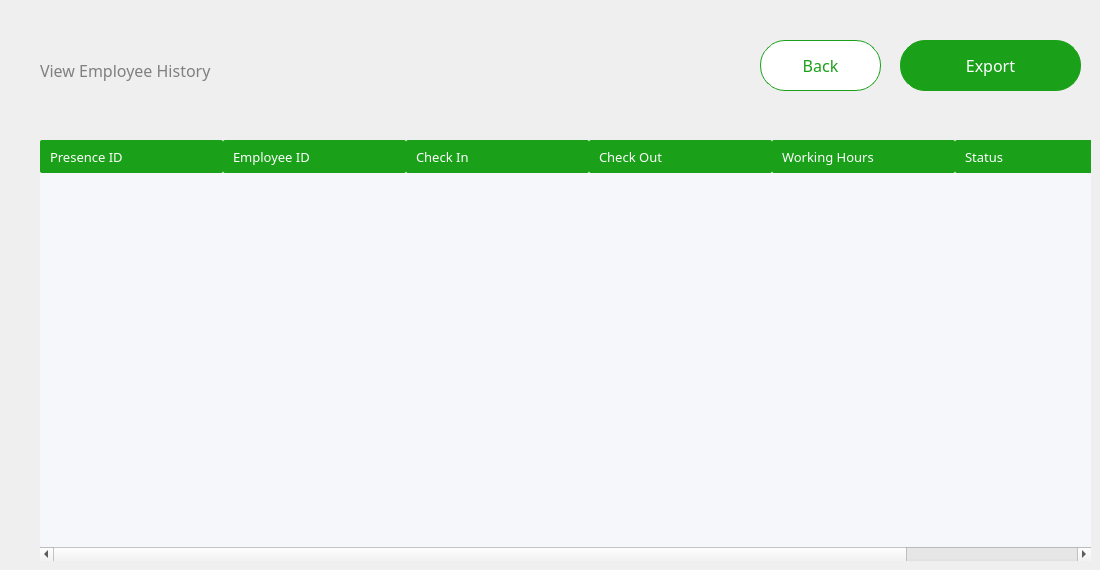
     <widget class="QWidget" name="history">
      <widget class="QLabel" name="txt_2">
       <property name="geometry">
        <rect>
         <x>40</x>
         <y>50</y>
         <width>361</width>
         <height>41</height>
        </rect>
       </property>
       <property name="font">
        <font>
         <family>Lexend Medium</family>
         <pointsize>12</pointsize>
         <bold>false</bold>
        </font>
       </property>
       <property name="styleSheet">
        <string notr="true">background-color:transparent;
color:grey;
border:none;</string>
       </property>
       <property name="text">
        <string>View Employee History</string>
       </property>
      </widget>
      <widget class="QPushButton" name="employee_export">
       <property name="geometry">
        <rect>
         <x>900</x>
         <y>40</y>
         <width>181</width>
         <height>51</height>
        </rect>
       </property>
       <property name="styleSheet">
        <string notr="true">*{
border-radius:25px;
color:white;
font-family: Lexend;
font-size:16px;
border-color: rgb(27, 160, 25);
border-width : 1.2px;
border-style:solid;
background-color:#1ba019;
}
QPushButton:hover
{
background:#013220;
color:white;
border-left:3px solid white ; 
border-color:none;
border-radius:25px;
}
QPushButton:pressed
{
background:#013220;
color:white;
border-radius:25px;
font-family: Lexend;
font-size:16px;
border-left:3.2px solid white ; 


/*background: qlineargradient(x1: 0, y1: 0, x2: 0, y2: 1,
                                stop: 0 #ffffff, stop: 1 #dcdcdc);*/
}</string>
       </property>
       <property name="text">
        <string>Export</string>
       </property>
       <property name="iconSize">
        <size>
         <width>200</width>
         <height>200</height>
        </size>
       </property>
      </widget>
      <widget class="QPushButton" name="history_back">
       <property name="geometry">
        <rect>
         <x>760</x>
         <y>40</y>
         <width>121</width>
         <height>51</height>
        </rect>
       </property>
       <property name="styleSheet">
        <string notr="true">*{
border-radius:25px;
color:#1ba019;
font-family: Lexend;
font-size:16px;
border-color: rgb(27, 160, 25);
border-width : 1.2px;
border-style:solid;
background-color:white;
}
QPushButton:hover
{
background:white;
color:#00b521;
border-left:3px solid #00b521 ; 
border-color:none;
border-radius:25px;
}
QPushButton:pressed
{
background:#013220;
color:#1ba019;
border-radius:25px;
font-family: Lexend;
font-size:16px;
border-left:3.2px solid #1BA019 ; 


/*background: qlineargradient(x1: 0, y1: 0, x2: 0, y2: 1,
                                stop: 0 #ffffff, stop: 1 #dcdcdc);*/
}</string>
       </property>
       <property name="text">
        <string>Back</string>
       </property>
       <property name="icon">
        <iconset resource="resources.qrc">
         <normaloff>:/images/back.png</normaloff>:/images/back.png</iconset>
       </property>
       <property name="iconSize">
        <size>
         <width>200</width>
         <height>200</height>
        </size>
       </property>
       <property name="autoRepeatInterval">
        <number>100</number>
       </property>
      </widget>
      <widget class="QTableWidget" name="tableH">
       <property name="geometry">
        <rect>
         <x>40</x>
         <y>140</y>
         <width>1051</width>
         <height>421</height>
        </rect>
       </property>
       <property name="font">
        <font>
         <family>Lexend</family>
         <pointsize>10</pointsize>
        </font>
       </property>
       <property name="layoutDirection">
        <enum>Qt::LayoutDirection::LeftToRight</enum>
       </property>
       <property name="styleSheet">
        <string notr="true">QTableWidget {
    border: none;
	background-color: #F5F7FA; /* Light gray */
border-radius:10px;
}
QHeaderView::section {
    background-color: #1ba019; 
    color: white;
    font: 500 12pt &quot;Lexend Medium&quot;;
    padding: 6px;
	border-radius:2px;
    padding-left: 10px; 
}

QScrollBar:vertical {
    border: none;
    background:  #1ba019;;
    width: 12px;
}
QScrollBar::add-page:vertical {
    background:  #1ba019;;}
QScrollBar::sub-page:vertical {
    background:  #1ba019;;}</string>
       </property>
       <property name="frameShape">
        <enum>QFrame::Shape::NoFrame</enum>
       </property>
       <property name="frameShadow">
        <enum>QFrame::Shadow::Plain</enum>
       </property>
       <property name="lineWidth">
        <number>0</number>
       </property>
       <property name="verticalScrollBarPolicy">
        <enum>Qt::ScrollBarPolicy::ScrollBarAsNeeded</enum>
       </property>
       <property name="sizeAdjustPolicy">
        <enum>QAbstractScrollArea::SizeAdjustPolicy::AdjustIgnored</enum>
       </property>
       <property name="autoScroll">
        <bool>true</bool>
       </property>
       <property name="editTriggers">
        <set>QAbstractItemView::EditTrigger::NoEditTriggers</set>
       </property>
       <property name="showDropIndicator" stdset="0">
        <bool>false</bool>
       </property>
       <property name="dragEnabled">
        <bool>false</bool>
       </property>
       <property name="dragDropOverwriteMode">
        <bool>false</bool>
       </property>
       <property name="dragDropMode">
        <enum>QAbstractItemView::DragDropMode::NoDragDrop</enum>
       </property>
       <property name="alternatingRowColors">
        <bool>false</bool>
       </property>
       <property name="selectionMode">
        <enum>QAbstractItemView::SelectionMode::SingleSelection</enum>
       </property>
       <property name="selectionBehavior">
        <enum>QAbstractItemView::SelectionBehavior::SelectRows</enum>
       </property>
       <property name="showGrid">
        <bool>false</bool>
       </property>
       <property name="gridStyle">
        <enum>Qt::PenStyle::NoPen</enum>
       </property>
       <property name="sortingEnabled">
        <bool>false</bool>
       </property>
       <property name="wordWrap">
        <bool>false</bool>
       </property>
       <property name="cornerButtonEnabled">
        <bool>false</bool>
       </property>
       <attribute name="horizontalHeaderVisible">
        <bool>true</bool>
       </attribute>
       <attribute name="horizontalHeaderCascadingSectionResizes">
        <bool>false</bool>
       </attribute>
       <attribute name="horizontalHeaderMinimumSectionSize">
        <number>37</number>
       </attribute>
       <attribute name="horizontalHeaderDefaultSectionSize">
        <number>183</number>
       </attribute>
       <attribute name="horizontalHeaderHighlightSections">
        <bool>false</bool>
       </attribute>
       <attribute name="horizontalHeaderShowSortIndicator" stdset="0">
        <bool>true</bool>
       </attribute>
       <attribute name="horizontalHeaderStretchLastSection">
        <bool>true</bool>
       </attribute>
       <attribute name="verticalHeaderVisible">
        <bool>false</bool>
       </attribute>
       <attribute name="verticalHeaderCascadingSectionResizes">
        <bool>false</bool>
       </attribute>
       <attribute name="verticalHeaderMinimumSectionSize">
        <number>24</number>
       </attribute>
       <attribute name="verticalHeaderDefaultSectionSize">
        <number>40</number>
       </attribute>
       <attribute name="verticalHeaderHighlightSections">
        <bool>false</bool>
       </attribute>
       <attribute name="verticalHeaderShowSortIndicator" stdset="0">
        <bool>false</bool>
       </attribute>
       <attribute name="verticalHeaderStretchLastSection">
        <bool>false</bool>
       </attribute>
       <column>
        <property name="text">
         <string>Presence ID</string>
        </property>
        <property name="font">
         <font>
          <family>Lexend</family>
         </font>
        </property>
        <property name="textAlignment">
         <set>AlignLeading|AlignVCenter</set>
        </property>
       </column>
       <column>
        <property name="text">
         <string>Employee ID</string>
        </property>
        <property name="font">
         <font>
          <family>Lexend</family>
         </font>
        </property>
        <property name="textAlignment">
         <set>AlignLeading|AlignVCenter</set>
        </property>
       </column>
       <column>
        <property name="text">
         <string>Check In</string>
        </property>
        <property name="font">
         <font>
          <family>Lexend</family>
         </font>
        </property>
        <property name="textAlignment">
         <set>AlignLeading|AlignVCenter</set>
        </property>
       </column>
       <column>
        <property name="text">
         <string>Check Out</string>
        </property>
        <property name="font">
         <font>
          <family>Lexend</family>
         </font>
        </property>
        <property name="textAlignment">
         <set>AlignLeading|AlignVCenter</set>
        </property>
       </column>
       <column>
        <property name="text">
         <string>Working Hours</string>
        </property>
        <property name="font">
         <font>
          <family>Lexend</family>
         </font>
        </property>
        <property name="textAlignment">
         <set>AlignLeading|AlignVCenter</set>
        </property>
       </column>
       <column>
        <property name="text">
         <string>Status</string>
        </property>
        <property name="font">
         <font>
          <family>Lexend</family>
         </font>
        </property>
        <property name="textAlignment">
         <set>AlignLeading|AlignVCenter</set>
        </property>
       </column>
      </widget>
     </widget>
